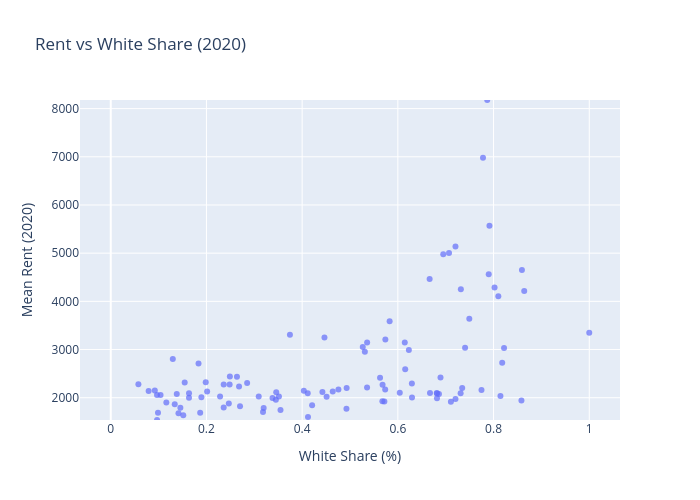
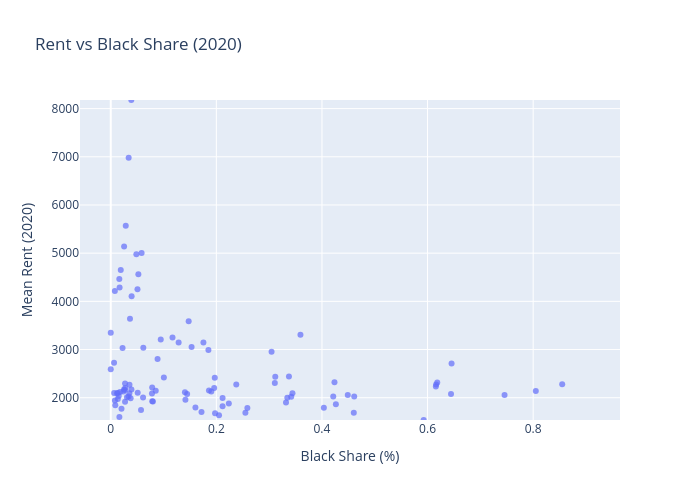
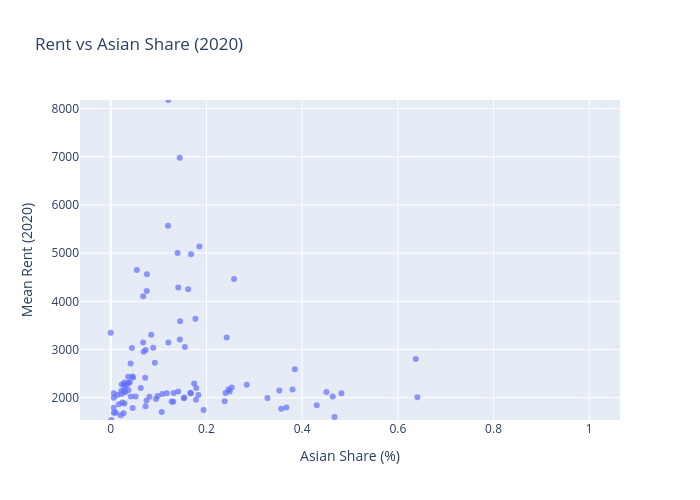
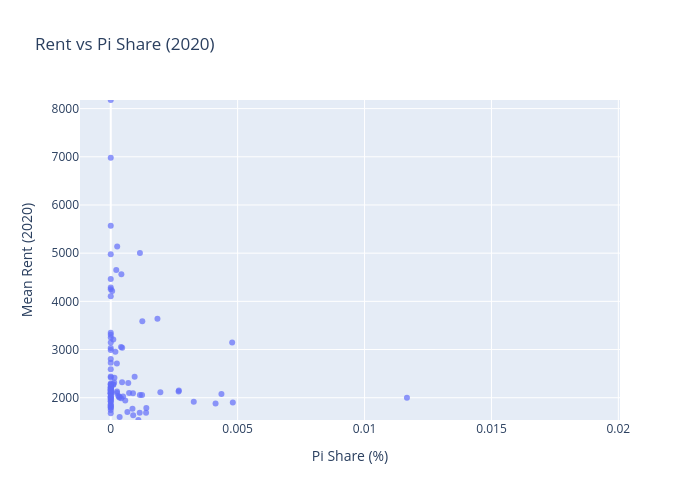

Notebook code for these charts, in order:
### Code cell
import plotly.express as px
import numpy as np

race_vars = [
    "white_share_2020","black_share_2020","asian_share_2020",
    "pi_share_2020","native_share_2020","other_share_2020"
]

# Compute global y-axis range
y = final_wide["rent_mean_nta_2020"]
y_range = [y.min(), y.max()]

for race in race_vars:
    x = final_wide[race]
    y = final_wide["rent_mean_nta_2020"]

    fig = px.scatter(
        final_wide,
        x=race,
        y="rent_mean_nta_2020",
        hover_name="NTA_name",
        opacity=0.7,
        title=f"Rent vs {race.replace('_share_2020','').title()} Share (2020)",
        labels={
            race: race.replace("_share_2020", " share (%)").title(),
            "rent_mean_nta_2020": "Mean Rent (2020)"
        }
    )

    # Try to compute regression line safely
    try:
        # Only fit if x has variance and no NaN/inf
        if x.nunique() > 1 and x.notna().all() and y.notna().all():
            m, b = np.polyfit(x, y, 1)
            fig.add_scatter(
                x=x,
                y=m*x + b,
                mode="lines",
                name="Trend line",
                line=dict(color="red")
            )
    except Exception as e:
        print(f"Skipping regression for {race}: {e}")

    # Shared y-axis scale
    fig.update_yaxes(range=y_range)

    fig.update_layout(
        width=700,
        height=500,
        showlegend=False
    )

    fig.show()

### Figure 1 — Plotly figure (JSON) as saved in the notebook; plotly's stock layout.template omitted (floating-point values rounded to 4 significant figures; data arrays with more than 128 entries replaced by an {"elided": "..."} marker saying what was removed)
{"data": [{"hovertemplate": "<b>%{hovertext}</b><br><br>White Share (%)=%{x}<br>Mean Rent (2020)=%{y}<extra></extra>", "hovertext": {"elided": "205 str values"}, "legendgroup": "", "marker": {"color": "#636efa", "opacity": 0.7, "symbol": "circle"}, "mode": "markers", "name": "", "orientation": "v", "showlegend": false, "type": "scatter", "x": {"elided": "205 float values"}, "xaxis": "x", "y": {"elided": "205 float values"}, "yaxis": "y"}], "layout": {"height": 500, "legend": {"tracegroupgap": 0}, "showlegend": false, "title": {"text": "Rent vs White Share (2020)"}, "width": 700, "xaxis": {"anchor": "y", "domain": [0, 1], "title": {"text": "White Share (%)"}}, "yaxis": {"anchor": "x", "domain": [0, 1], "range": [1538.0, 8179.0], "title": {"text": "Mean Rent (2020)"}}}}

### Figure 2 — Plotly figure (JSON) as saved in the notebook; plotly's stock layout.template omitted (floating-point values rounded to 4 significant figures; data arrays with more than 128 entries replaced by an {"elided": "..."} marker saying what was removed)
{"data": [{"hovertemplate": "<b>%{hovertext}</b><br><br>Black Share (%)=%{x}<br>Mean Rent (2020)=%{y}<extra></extra>", "hovertext": {"elided": "205 str values"}, "legendgroup": "", "marker": {"color": "#636efa", "opacity": 0.7, "symbol": "circle"}, "mode": "markers", "name": "", "orientation": "v", "showlegend": false, "type": "scatter", "x": {"elided": "205 float values"}, "xaxis": "x", "y": {"elided": "205 float values"}, "yaxis": "y"}], "layout": {"height": 500, "legend": {"tracegroupgap": 0}, "showlegend": false, "title": {"text": "Rent vs Black Share (2020)"}, "width": 700, "xaxis": {"anchor": "y", "domain": [0, 1], "title": {"text": "Black Share (%)"}}, "yaxis": {"anchor": "x", "domain": [0, 1], "range": [1538.0, 8179.0], "title": {"text": "Mean Rent (2020)"}}}}

### Figure 3 — Plotly figure (JSON) as saved in the notebook; plotly's stock layout.template omitted (floating-point values rounded to 4 significant figures; data arrays with more than 128 entries replaced by an {"elided": "..."} marker saying what was removed)
{"data": [{"hovertemplate": "<b>%{hovertext}</b><br><br>Asian Share (%)=%{x}<br>Mean Rent (2020)=%{y}<extra></extra>", "hovertext": {"elided": "205 str values"}, "legendgroup": "", "marker": {"color": "#636efa", "opacity": 0.7, "symbol": "circle"}, "mode": "markers", "name": "", "orientation": "v", "showlegend": false, "type": "scatter", "x": {"elided": "205 float values"}, "xaxis": "x", "y": {"elided": "205 float values"}, "yaxis": "y"}], "layout": {"height": 500, "legend": {"tracegroupgap": 0}, "showlegend": false, "title": {"text": "Rent vs Asian Share (2020)"}, "width": 700, "xaxis": {"anchor": "y", "domain": [0, 1], "title": {"text": "Asian Share (%)"}}, "yaxis": {"anchor": "x", "domain": [0, 1], "range": [1538.0, 8179.0], "title": {"text": "Mean Rent (2020)"}}}}

### Figure 4 — Plotly figure (JSON) as saved in the notebook; plotly's stock layout.template omitted (floating-point values rounded to 4 significant figures; data arrays with more than 128 entries replaced by an {"elided": "..."} marker saying what was removed)
{"data": [{"hovertemplate": "<b>%{hovertext}</b><br><br>Pi Share (%)=%{x}<br>Mean Rent (2020)=%{y}<extra></extra>", "hovertext": {"elided": "205 str values"}, "legendgroup": "", "marker": {"color": "#636efa", "opacity": 0.7, "symbol": "circle"}, "mode": "markers", "name": "", "orientation": "v", "showlegend": false, "type": "scatter", "x": {"elided": "205 float values"}, "xaxis": "x", "y": {"elided": "205 float values"}, "yaxis": "y"}], "layout": {"height": 500, "legend": {"tracegroupgap": 0}, "showlegend": false, "title": {"text": "Rent vs Pi Share (2020)"}, "width": 700, "xaxis": {"anchor": "y", "domain": [0, 1], "title": {"text": "Pi Share (%)"}}, "yaxis": {"anchor": "x", "domain": [0, 1], "range": [1538.0, 8179.0], "title": {"text": "Mean Rent (2020)"}}}}
